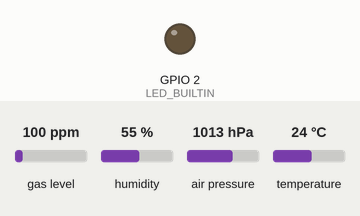
Simulated run of this program. Board: ESP32. On the bench: output pins drawn as LEDs (lit = HIGH). Inputs (shaded band) come from the test bench; at power-on: gas level 100 ppm, humidity 55 %, air pressure 1013 hPa, temperature 24 °C. WiFi joins after 1.5 s; servers stay silent unless stated; uploads are accepted with an empty reply; not simulated (calls return 0 or success): secrets.h; what the program prints to the serial monitor is not drawn.

Above: at 5.4 s.
At 13.4 s:
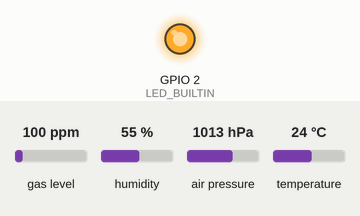
Timing chart, 0 to 22.2 s (numbered marks = the images above):
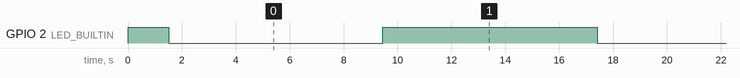

Measured:
- by itself, GPIO 2 (LED_BUILTIN): alternates HIGH for 8.0 s and LOW for 8.0 s

The program:

main.cpp
```cpp
#include <WiFi.h>
#include <HTTPClient.h>
#include <string.h>
#include <Wire.h>
#include <SPI.h>
#include <Adafruit_Sensor.h>
#include "Adafruit_BME680.h"
#include <Arduino.h>
#include "secrets.h"

#ifndef ssid
  #define ssid "youWIFI"
#endif
#ifndef password
  #define password "yourPassword"
#endif
#ifndef serverIP
  #define serverIP "yourServerIP"
#endif
#ifndef serverPort
  #define serverPort 8001
#endif


//bme sensor

#define SEALEVELPRESSURE_HPA (1013.25)

float val;

Adafruit_BME680 bme; // I2C

// wifi
WiFiClient client;

// http client
HTTPClient http;

#define GROUP "bme680"

bool ledState = false;
char msgbuffer[8];

int counter = 0;

void check_wifi() {
  // check wifi status
  if (WiFi.status() != WL_CONNECTED) {
    ledState = true;
    digitalWrite(LED_BUILTIN, ledState);
    Serial.println("WiFi not connected");
    WiFi.disconnect();
    WiFi.begin(ssid, password);
    while (WiFi.status() != WL_CONNECTED) {
      delay(500);
      Serial.print(".");
    }
  }
}

void send_data(char* group, char *key, char *value) {
  bool success = false;
  while(!success){
    check_wifi();
    // send put request to server
    http.begin(client, "http://" + String(serverIP) + ":" + String(serverPort) + "/"+ String(group) +"/"+ String(key) + "/" + String(value));
    int httpcode = http.PUT("");
    http.end();
    // check if request was successful
    if (httpcode > 0) {
      Serial.println("HTTP PUT request successful");
      success = true;
    } else {
      Serial.println("HTTP PUT request failed");
      Serial.println("Error code: " + String(httpcode));
      Serial.println("Error message: " + http.errorToString(httpcode));
      delay(1000);
    }
  }

}


void setup() {
  // put your setup code here, to run once:
  pinMode(LED_BUILTIN, OUTPUT);
  Serial.begin(250000);
  while(!Serial);
  Serial.println("Starting");

  // wifi
  WiFi.begin(ssid, password);
  Serial.println("Attempting to Connect to WiFi");
  check_wifi();
  Serial.println("Connected to WiFi");

  // bme sensor
  if (!bme.begin()) {
    Serial.println("Could not find a valid BME680 sensor, check wiring!");
    while (1){
      delay(100);
      Serial.println("Could not find a valid BME680 sensor, check wiring!");
    }
  }

  // Set up oversampling and filter initialization
  bme.setTemperatureOversampling(BME680_OS_8X);
  bme.setHumidityOversampling(BME680_OS_2X);
  bme.setPressureOversampling(BME680_OS_4X);
  bme.setIIRFilterSize(BME680_FILTER_SIZE_3);
  bme.setGasHeater(320, 150); // 320*C for 150 ms

  Serial.println("Setup done");
}


void loop() {
  // put your main code here, to run repeatedly:
  ledState = !ledState;
  digitalWrite(LED_BUILTIN, ledState);

  // read sensor data
  if (! bme.performReading()) {
    Serial.println("Failed to perform reading 🙁");
    return;
  }

  val = bme.temperature;
  dtostrf(val, 4, 2, msgbuffer);
  send_data(GROUP, "temp", msgbuffer);
  delay(200);
  val = bme.humidity;
  dtostrf(val, 4, 2, msgbuffer);
  send_data(GROUP, "hum", msgbuffer);
  delay(200);
  val = bme.pressure / 100.0F;
  dtostrf(val, 4, 2, msgbuffer);
  send_data(GROUP, "pres", msgbuffer);
  delay(200);
  val = bme.gas_resistance / 1000.0F;
  dtostrf(val, 4, 2, msgbuffer);
  send_data(GROUP, "gas", msgbuffer);
  delay(200);
  val = bme.readAltitude(SEALEVELPRESSURE_HPA);
  dtostrf(val, 4, 2, msgbuffer);
  send_data(GROUP, "alt", msgbuffer);
  Serial.println("Data sent");


  // send data
  delay(100*60*1);
}
```
